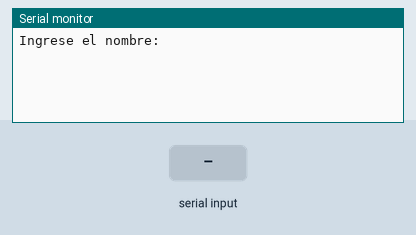
Simulated run of this sketch. Board: Arduino Uno, built with avr-gcc and run on an emulated ATmega328P. On the bench: the last lines printed to the serial monitor. The inputs (shaded band) are chosen by the test bench.

Above: at 0.9 s.
1.0 s: "90,45\n" received over Serial
At 3.0 s:
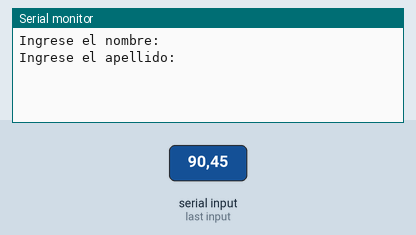
3.5 s: "30,150\n" received over Serial
At 4.9 s:
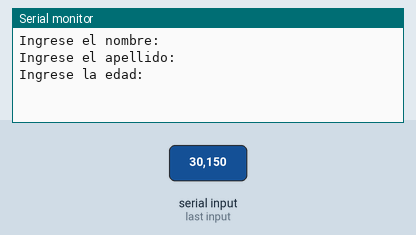
6.0 s: "5\n" received over Serial
At 8.4 s:
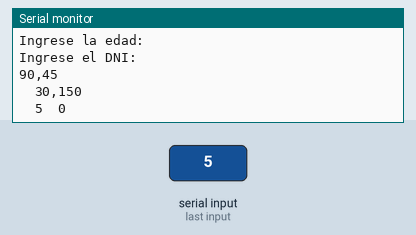

The sketch:

ejercicio_3.ino
```cpp
/*Realizar un programa en c++ que:
- solicite al usuario ingresar por teclado: nombre, apellido, edad y DNI
- almacene los valores introducidos en una matriz
- luego los imprima horizontalmente separados por una tabulación
*/

void esperarDato();
void imprimirDatos();
struct Datos
{
  String nombre;
  String apellido;
  int edad;
  long dni;
};

Datos datos;

void setup()
{
  Serial.begin(9600);
  Serial.println("Ingrese el nombre: ");
  esperarDato();
  if (Serial.available())
  {
    datos.nombre = Serial.readString();
  }

  Serial.println("Ingrese el apellido: ");
  esperarDato();
  if (Serial.available())
  {
    datos.apellido = Serial.readString();
  }

  Serial.println("Ingrese la edad: ");
  esperarDato();
  if (Serial.available())
  {
    datos.edad = Serial.parseInt();
  }

  Serial.println("Ingrese el DNI: ");
  esperarDato();
  if (Serial.available())
  {
    datos.dni = Serial.parseInt();
  }
  imprimirDatos();
}

void loop()
{
}

void esperarDato()
{
  while (!Serial.available())
  {
  }
}

void imprimirDatos()
{
  Serial.println("\n");
  Serial.print(datos.nombre);
  Serial.print("\t");
  Serial.print(datos.apellido);
  Serial.print("\t");
  Serial.print(datos.edad);
  Serial.print("\t");
  Serial.print(datos.dni);
  Serial.print("\t");
}
```

Measured:
- after the input at 1.0 s, the serial monitor: prints a new line after 1.0 s (image 1)
- after the input at 3.5 s, the serial monitor: prints a new line after 1.0 s (image 2)
- after the input at 6.0 s, the serial monitor: prints a new line at once (image 3)
